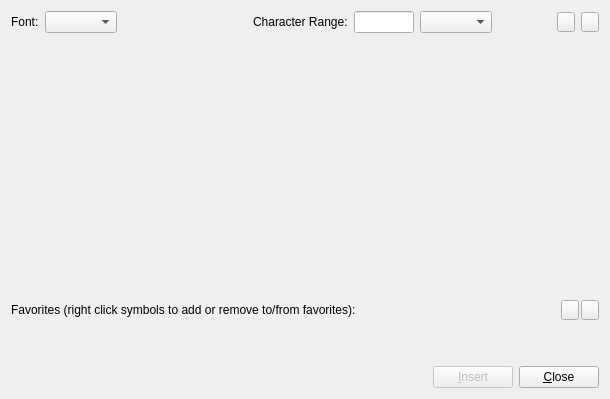
<ui version="4.0" >
 <class>InsertSymbolDialogBase</class>
 <widget class="QWidget" name="InsertSymbolDialogBase" >
  <property name="geometry" >
   <rect>
    <x>0</x>
    <y>0</y>
    <width>610</width>
    <height>399</height>
   </rect>
  </property>
  <property name="focusPolicy" >
   <enum>Qt::StrongFocus</enum>
  </property>
  <property name="windowTitle" >
   <string>Insert Symbol</string>
  </property>
  <layout class="QGridLayout" name="gridLayout" >
   <item row="0" column="0" >
    <layout class="QHBoxLayout" name="horizontalLayout_4" >
     <item>
      <layout class="QHBoxLayout" name="horizontalLayout_3" >
       <item>
        <widget class="QLabel" name="fontLabel_" >
         <property name="maximumSize" >
          <size>
           <width>40</width>
           <height>32767</height>
          </size>
         </property>
         <property name="text" >
          <string>Font:</string>
         </property>
         <property name="wordWrap" >
          <bool>false</bool>
         </property>
        </widget>
       </item>
       <item>
        <widget class="QComboBox" name="fontBox_" >
         <property name="focusPolicy" >
          <enum>Qt::StrongFocus</enum>
         </property>
        </widget>
       </item>
       <item>
        <spacer>
         <property name="orientation" >
          <enum>Qt::Horizontal</enum>
         </property>
         <property name="sizeType" >
          <enum>QSizePolicy::Expanding</enum>
         </property>
         <property name="sizeHint" stdset="0" >
          <size>
           <width>130</width>
           <height>20</height>
          </size>
         </property>
        </spacer>
       </item>
       <item>
        <widget class="QLabel" name="rangeLabel_" >
         <property name="text" >
          <string>Character Range:</string>
         </property>
         <property name="wordWrap" >
          <bool>false</bool>
         </property>
        </widget>
       </item>
       <item>
        <widget class="QLineEdit" name="rangeEdit_" >
         <property name="minimumSize" >
          <size>
           <width>60</width>
           <height>0</height>
          </size>
         </property>
         <property name="maximumSize" >
          <size>
           <width>60</width>
           <height>32767</height>
          </size>
         </property>
        </widget>
       </item>
       <item>
        <widget class="QComboBox" name="rangeBox_" >
         <property name="maximumSize" >
          <size>
           <width>230</width>
           <height>16777215</height>
          </size>
         </property>
         <property name="focusPolicy" >
          <enum>Qt::StrongFocus</enum>
         </property>
         <property name="sizeAdjustPolicy" >
          <enum>QComboBox::AdjustToContents</enum>
         </property>
        </widget>
       </item>
      </layout>
     </item>
     <item>
      <spacer name="horizontalSpacer" >
       <property name="orientation" >
        <enum>Qt::Horizontal</enum>
       </property>
       <property name="sizeHint" stdset="0" >
        <size>
         <width>30</width>
         <height>20</height>
        </size>
       </property>
      </spacer>
     </item>
     <item>
      <layout class="QHBoxLayout" name="horizontalLayout" >
       <item>
        <widget class="QToolButton" name="prevButton_" >
         <property name="enabled" >
          <bool>true</bool>
         </property>
         <property name="sizePolicy" >
          <sizepolicy vsizetype="Fixed" hsizetype="Fixed" >
           <horstretch>0</horstretch>
           <verstretch>0</verstretch>
          </sizepolicy>
         </property>
         <property name="maximumSize" >
          <size>
           <width>18</width>
           <height>20</height>
          </size>
         </property>
         <property name="focusPolicy" >
          <enum>Qt::TabFocus</enum>
         </property>
         <property name="text" >
          <string/>
         </property>
         <property name="icon" >
          <iconset>
           <normaloff>image0</normaloff>image0</iconset>
         </property>
        </widget>
       </item>
       <item>
        <widget class="QToolButton" name="nextButton_" >
         <property name="sizePolicy" >
          <sizepolicy vsizetype="Fixed" hsizetype="Fixed" >
           <horstretch>0</horstretch>
           <verstretch>0</verstretch>
          </sizepolicy>
         </property>
         <property name="maximumSize" >
          <size>
           <width>18</width>
           <height>20</height>
          </size>
         </property>
         <property name="focusPolicy" >
          <enum>Qt::TabFocus</enum>
         </property>
         <property name="text" >
          <string/>
         </property>
         <property name="icon" >
          <iconset>
           <normaloff>image1</normaloff>image1</iconset>
         </property>
        </widget>
       </item>
      </layout>
     </item>
    </layout>
   </item>
   <item row="1" column="0" >
    <widget class="SymbolGrid" native="1" name="symbolGrid_" >
     <property name="sizePolicy" >
      <sizepolicy vsizetype="Preferred" hsizetype="Preferred" >
       <horstretch>0</horstretch>
       <verstretch>20</verstretch>
      </sizepolicy>
     </property>
     <property name="focusPolicy" >
      <enum>Qt::StrongFocus</enum>
     </property>
    </widget>
   </item>
   <item row="2" column="0" >
    <layout class="QHBoxLayout" name="horizontalLayout_5" >
     <item>
      <widget class="QLabel" name="fLabel_" >
       <property name="sizePolicy" >
        <sizepolicy vsizetype="Fixed" hsizetype="Preferred" >
         <horstretch>0</horstretch>
         <verstretch>0</verstretch>
        </sizepolicy>
       </property>
       <property name="text" >
        <string>Favorites (right click symbols to add or remove to/from favorites):</string>
       </property>
       <property name="wordWrap" >
        <bool>false</bool>
       </property>
      </widget>
     </item>
     <item>
      <spacer>
       <property name="orientation" >
        <enum>Qt::Horizontal</enum>
       </property>
       <property name="sizeType" >
        <enum>QSizePolicy::Expanding</enum>
       </property>
       <property name="sizeHint" stdset="0" >
        <size>
         <width>180</width>
         <height>20</height>
        </size>
       </property>
      </spacer>
     </item>
     <item>
      <layout class="QHBoxLayout" >
       <property name="spacing" >
        <number>2</number>
       </property>
       <property name="margin" >
        <number>0</number>
       </property>
       <item>
        <widget class="QToolButton" name="prevFavoritesButton_" >
         <property name="sizePolicy" >
          <sizepolicy vsizetype="Fixed" hsizetype="Fixed" >
           <horstretch>0</horstretch>
           <verstretch>0</verstretch>
          </sizepolicy>
         </property>
         <property name="maximumSize" >
          <size>
           <width>18</width>
           <height>20</height>
          </size>
         </property>
         <property name="focusPolicy" >
          <enum>Qt::TabFocus</enum>
         </property>
         <property name="text" >
          <string/>
         </property>
         <property name="icon" >
          <iconset>
           <normaloff>image0</normaloff>image0</iconset>
         </property>
        </widget>
       </item>
       <item>
        <widget class="QToolButton" name="nextFavoritesButton_" >
         <property name="sizePolicy" >
          <sizepolicy vsizetype="Fixed" hsizetype="Fixed" >
           <horstretch>0</horstretch>
           <verstretch>0</verstretch>
          </sizepolicy>
         </property>
         <property name="maximumSize" >
          <size>
           <width>18</width>
           <height>20</height>
          </size>
         </property>
         <property name="focusPolicy" >
          <enum>Qt::TabFocus</enum>
         </property>
         <property name="text" >
          <string/>
         </property>
         <property name="icon" >
          <iconset>
           <normaloff>image1</normaloff>image1</iconset>
         </property>
        </widget>
       </item>
      </layout>
     </item>
    </layout>
   </item>
   <item row="3" column="0" >
    <widget class="SymbolGrid" native="1" name="favoritesGrid_" >
     <property name="sizePolicy" >
      <sizepolicy vsizetype="Minimum" hsizetype="Expanding" >
       <horstretch>0</horstretch>
       <verstretch>1</verstretch>
      </sizepolicy>
     </property>
     <property name="minimumSize" >
      <size>
       <width>0</width>
       <height>34</height>
      </size>
     </property>
     <property name="maximumSize" >
      <size>
       <width>32767</width>
       <height>93</height>
      </size>
     </property>
     <property name="focusPolicy" >
      <enum>Qt::StrongFocus</enum>
     </property>
    </widget>
   </item>
   <item row="4" column="0" >
    <layout class="QHBoxLayout" name="horizontalLayout_2" >
     <item>
      <spacer>
       <property name="orientation" >
        <enum>Qt::Horizontal</enum>
       </property>
       <property name="sizeType" >
        <enum>QSizePolicy::Expanding</enum>
       </property>
       <property name="sizeHint" stdset="0" >
        <size>
         <width>436</width>
         <height>20</height>
        </size>
       </property>
      </spacer>
     </item>
     <item>
      <widget class="QPushButton" name="insertButton_" >
       <property name="enabled" >
        <bool>false</bool>
       </property>
       <property name="text" >
        <string>&amp;Insert</string>
       </property>
       <property name="shortcut" >
        <string>Alt+I</string>
       </property>
       <property name="autoDefault" >
        <bool>false</bool>
       </property>
      </widget>
     </item>
     <item>
      <widget class="QPushButton" name="closeButton_" >
       <property name="text" >
        <string>&amp;Close</string>
       </property>
       <property name="shortcut" >
        <string>Alt+C</string>
       </property>
       <property name="autoDefault" >
        <bool>false</bool>
       </property>
      </widget>
     </item>
    </layout>
   </item>
  </layout>
 </widget>
 <layoutdefault spacing="6" margin="11" />
 <customwidgets>
  <customwidget>
   <class>SymbolGrid</class>
   <extends>QWidget</extends>
   <header>docview/qt/SymbolGrid.h</header>
  </customwidget>
 </customwidgets>
 <tabstops>
  <tabstop>fontBox_</tabstop>
  <tabstop>rangeEdit_</tabstop>
  <tabstop>rangeBox_</tabstop>
  <tabstop>prevButton_</tabstop>
  <tabstop>nextButton_</tabstop>
  <tabstop>symbolGrid_</tabstop>
  <tabstop>prevFavoritesButton_</tabstop>
  <tabstop>nextFavoritesButton_</tabstop>
  <tabstop>favoritesGrid_</tabstop>
  <tabstop>insertButton_</tabstop>
  <tabstop>closeButton_</tabstop>
 </tabstops>
 <resources/>
 <connections/>
</ui>
